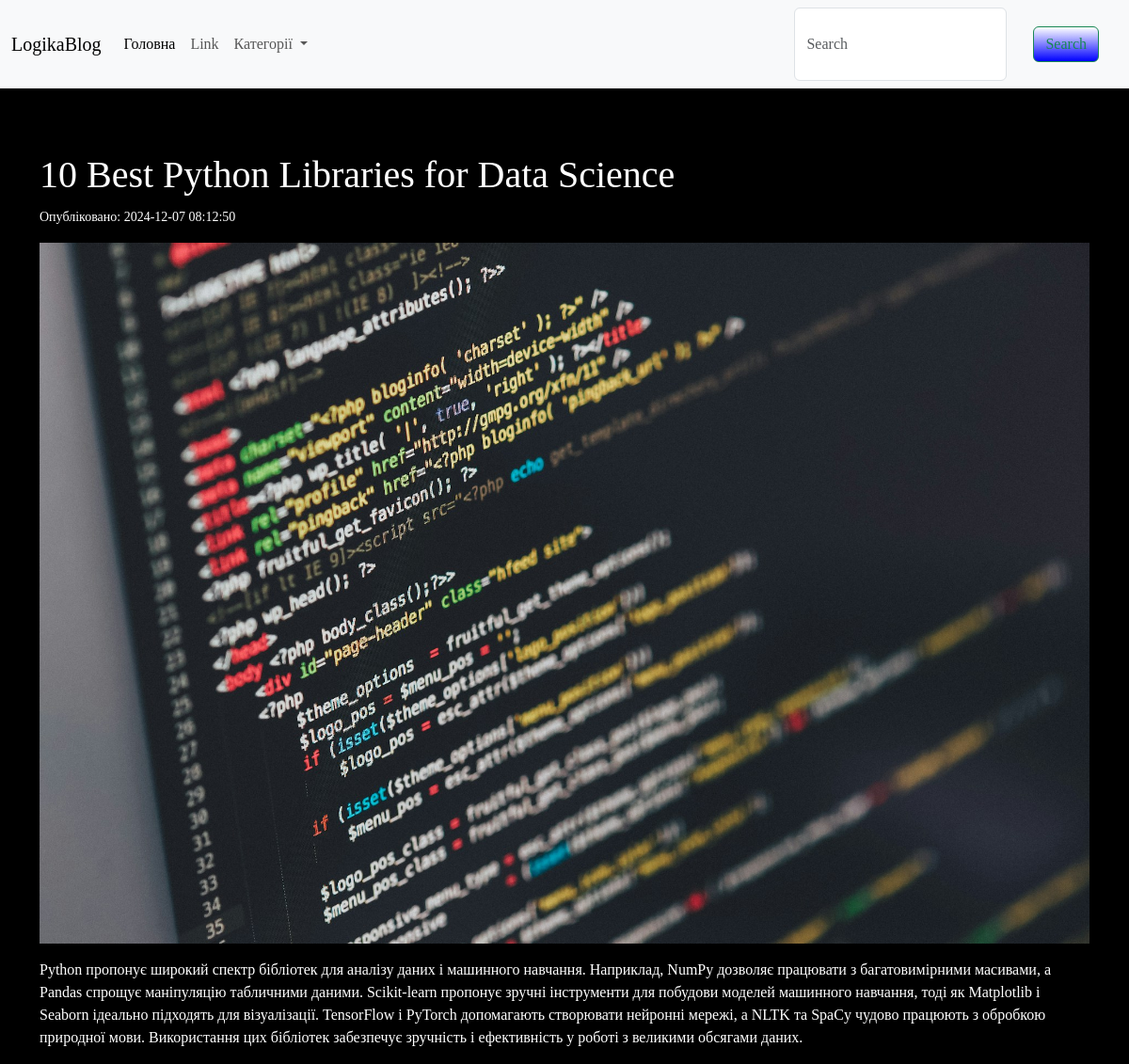
/articles/6, run on the app's committed database.
### tables this page shows
CREATE TABLE articles(  
    id INTEGER NOT NULL PRIMARY KEY AUTOINCREMENT,
    title TEXT NOT NULL,
    content     TEXT,
    image       TEXT,
    create_at   TEXT    DEFAULT CURRENT_TIMESTAMP,
    user_id     INTEGER INTEGER REFERENCES users (id),
    category_id INTEGER REFERENCES categories (id)
);

### app.py (the view)
@app.route("/articles/<int:article_id>")  # Вказуємо url-адресу для виклику функції
def article_page(article_id):
    article = db.get_article(article_id)
    return render_template("article_page.html",  article=article)  # html-сторінка, що повертається у браузер

### app.py (called while the page is built)
@app.context_processor
def get_categories():
    categories = db.get_all_categories()
    return dict(categories=categories)

### db_scripts.py (called while the page is built)
    def open(self):
        self.conn = sqlite3.connect(self.dbname)
        self.cursor = self.conn.cursor()

    def close(self):
        self.cursor.close()
        self.conn.close()

    def get_article(self,article_id):
        self.open()
        self.cursor.execute("""SELECT * FROM articles WHERE id=?""",[article_id])
        data = self.cursor.fetchone()
        self.close()
        return data

    def get_all_categories(self):
        self.open()
        self.cursor.execute("""SELECT * FROM categories""")
        data = self.cursor.fetchall()
        self.close()
        return data

### templates/article_page.html (shortened to what this page needs)
{% extends 'base.html' %}
{% block content %}
  <main class="container">
    <h1 class="mt-5">{{article[1]}}</h1>
    <small>Опубліковано: {{article[4]}}</small>
    <img src="{{ url_for('static', filename='img/'+article[3]) }}" class="img-fluid my-3" alt="...">
    <p>{{article[2]}}</p>
  </main>
{% endblock content %}

### static/style.css (style rules this page uses)
body { background: black; color: white; font-family: Georgia, 'Times New Roman', Times, serif; }

### data on the page
articles: title "10 Best Python Libraries for Data Science", create_at "2024-12-07 08:12:50", image (picture), content "Python пропонує широкий спектр бібліотек для аналізу даних і машинного навчання. Наприклад, NumPy дозволяє працювати з багатовимірними масивами, а Pandas спрощує маніпуляцію табличними даними. Scikit-learn пропонує зручні інструменти для побудови моделей машинного навчання, тоді як Matplotlib і Seaborn ідеально підходять для візуалізації. TensorFlow і PyTorch допомагають створювати нейронні мережі, а NLTK та SpaCy чудово працюють з обробкою природної мови. Використання цих бібліотек забезпечує зручність і ефективність у роботі з великими обсягами даних."
